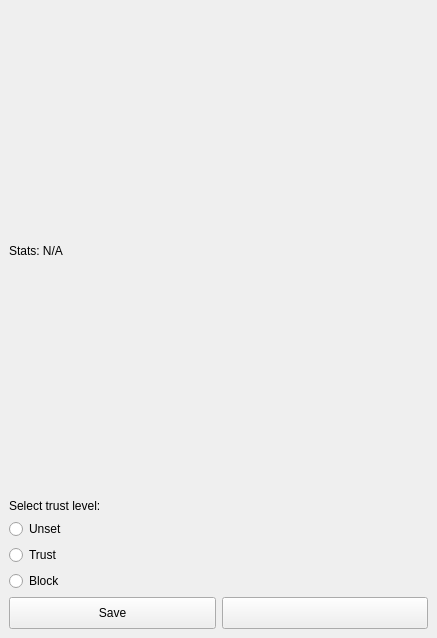
<?xml version="1.0" encoding="UTF-8"?>
<ui version="4.0">
 <class>PairingWizard</class>
 <widget class="QWidget" name="PairingWizard">
  <property name="geometry">
   <rect>
    <x>0</x>
    <y>0</y>
    <width>437</width>
    <height>638</height>
   </rect>
  </property>
  <property name="sizePolicy">
   <sizepolicy hsizetype="Minimum" vsizetype="Minimum">
    <horstretch>0</horstretch>
    <verstretch>0</verstretch>
   </sizepolicy>
  </property>
  <property name="windowTitle">
   <string>pairingWizard</string>
  </property>
  <layout class="QVBoxLayout" name="verticalLayout">
   <property name="spacing">
    <number>0</number>
   </property>
   <property name="leftMargin">
    <number>0</number>
   </property>
   <property name="topMargin">
    <number>0</number>
   </property>
   <property name="rightMargin">
    <number>0</number>
   </property>
   <property name="bottomMargin">
    <number>0</number>
   </property>
   <item>
    <widget class="QStackedWidget" name="stackedWidget">
     <property name="sizePolicy">
      <sizepolicy hsizetype="Minimum" vsizetype="Minimum">
       <horstretch>0</horstretch>
       <verstretch>0</verstretch>
      </sizepolicy>
     </property>
     <property name="currentIndex">
      <number>1</number>
     </property>
     <widget class="QWidget" name="pagePairWithPeers">
      <layout class="QVBoxLayout" name="verticalLayout_7">
       <item>
        <widget class="QLabel" name="labelBodyPair">
         <property name="sizePolicy">
          <sizepolicy hsizetype="Minimum" vsizetype="Minimum">
           <horstretch>0</horstretch>
           <verstretch>0</verstretch>
          </sizepolicy>
         </property>
         <property name="text">
          <string>&lt;html&gt;&lt;head/&gt;&lt;body&gt;&lt;p&gt;&lt;span style=&quot; font-size:xx-large; font-weight:600;&quot;&gt;Pair with [DEST]s&lt;/span&gt;&lt;/p&gt;&lt;p&gt;To pair this &lt;span style=&quot; font-weight:600;&quot;&gt;[SOURCE]&lt;/span&gt; with an &lt;span style=&quot; font-weight:600;&quot;&gt;[DEST]&lt;/span&gt;, please make sure the [DEST] is in pairing mode too.&lt;/p&gt;&lt;/body&gt;&lt;/html&gt;</string>
         </property>
         <property name="textFormat">
          <enum>Qt::RichText</enum>
         </property>
         <property name="wordWrap">
          <bool>true</bool>
         </property>
        </widget>
       </item>
       <item>
        <widget class="PortableIDWidget" name="widgetMyCertificate" native="true">
         <property name="sizePolicy">
          <sizepolicy hsizetype="Minimum" vsizetype="Minimum">
           <horstretch>0</horstretch>
           <verstretch>30</verstretch>
          </sizepolicy>
         </property>
        </widget>
       </item>
       <item>
        <layout class="QHBoxLayout" name="horizontalLayout_4">
         <item>
          <spacer name="horizontalSpacer_3">
           <property name="orientation">
            <enum>Qt::Horizontal</enum>
           </property>
           <property name="sizeHint" stdset="0">
            <size>
             <width>40</width>
             <height>20</height>
            </size>
           </property>
          </spacer>
         </item>
         <item>
          <widget class="QPushButton" name="pushButtonCameraPair">
           <property name="toolTip">
            <string>Use this to pair manually using camera/QR-code</string>
           </property>
           <property name="text">
            <string/>
           </property>
           <property name="icon">
            <iconset resource="../resources/icons.qrc">
             <normaloff>:/icons/qrcode.svg</normaloff>:/icons/qrcode.svg</iconset>
           </property>
          </widget>
         </item>
        </layout>
       </item>
       <item>
        <widget class="NetworkSettingsWidget" name="widgetNetworkSettings" native="true">
         <property name="sizePolicy">
          <sizepolicy hsizetype="Minimum" vsizetype="Minimum">
           <horstretch>0</horstretch>
           <verstretch>0</verstretch>
          </sizepolicy>
         </property>
        </widget>
       </item>
       <item>
        <widget class="QProgressBar" name="progressBarSearching">
         <property name="maximum">
          <number>0</number>
         </property>
         <property name="value">
          <number>0</number>
         </property>
        </widget>
       </item>
       <item>
        <widget class="QListView" name="listViewNodes">
         <property name="sizePolicy">
          <sizepolicy hsizetype="Expanding" vsizetype="Expanding">
           <horstretch>0</horstretch>
           <verstretch>70</verstretch>
          </sizepolicy>
         </property>
         <property name="horizontalScrollBarPolicy">
          <enum>Qt::ScrollBarAlwaysOff</enum>
         </property>
         <property name="editTriggers">
          <set>QAbstractItemView::NoEditTriggers</set>
         </property>
         <property name="showDropIndicator" stdset="0">
          <bool>false</bool>
         </property>
         <property name="dragDropMode">
          <enum>QAbstractItemView::DragOnly</enum>
         </property>
         <property name="alternatingRowColors">
          <bool>true</bool>
         </property>
         <property name="selectionBehavior">
          <enum>QAbstractItemView::SelectRows</enum>
         </property>
         <property name="textElideMode">
          <enum>Qt::ElideMiddle</enum>
         </property>
         <property name="movement">
          <enum>QListView::Snap</enum>
         </property>
        </widget>
       </item>
       <item>
        <widget class="QPushButton" name="pushButtonRefresh">
         <property name="text">
          <string>Refresh</string>
         </property>
        </widget>
       </item>
       <item>
        <widget class="QPushButton" name="pushButtonMaybeOnward">
         <property name="sizePolicy">
          <sizepolicy hsizetype="Minimum" vsizetype="Minimum">
           <horstretch>0</horstretch>
           <verstretch>0</verstretch>
          </sizepolicy>
         </property>
         <property name="text">
          <string>Onward &gt;&gt;</string>
         </property>
        </widget>
       </item>
      </layout>
     </widget>
     <widget class="QWidget" name="pagePeerDetail">
      <layout class="QVBoxLayout" name="verticalLayout_6">
       <item>
        <widget class="PortableIDWidget" name="widgetParticipantCertificate" native="true">
         <property name="sizePolicy">
          <sizepolicy hsizetype="Minimum" vsizetype="Expanding">
           <horstretch>0</horstretch>
           <verstretch>0</verstretch>
          </sizepolicy>
         </property>
        </widget>
       </item>
       <item>
        <widget class="QLabel" name="labelStats">
         <property name="text">
          <string>Stats: N/A</string>
         </property>
        </widget>
       </item>
       <item>
        <widget class="SvgWidget" name="widgetTrustLevel" native="true">
         <property name="sizePolicy">
          <sizepolicy hsizetype="Expanding" vsizetype="Expanding">
           <horstretch>0</horstretch>
           <verstretch>0</verstretch>
          </sizepolicy>
         </property>
         <property name="svgURL" stdset="0">
          <string>:/icons/block.svg</string>
         </property>
        </widget>
       </item>
       <item>
        <layout class="QVBoxLayout" name="verticalLayout_2">
         <item>
          <widget class="QLabel" name="label">
           <property name="text">
            <string>Select trust level:</string>
           </property>
          </widget>
         </item>
         <item>
          <widget class="QRadioButton" name="radioButtonTrustUnset">
           <property name="text">
            <string>Unset</string>
           </property>
           <attribute name="buttonGroup">
            <string notr="true">buttonGroupTrust</string>
           </attribute>
          </widget>
         </item>
         <item>
          <widget class="QRadioButton" name="radioButtonTrustSet">
           <property name="text">
            <string>Trust</string>
           </property>
           <attribute name="buttonGroup">
            <string notr="true">buttonGroupTrust</string>
           </attribute>
          </widget>
         </item>
         <item>
          <widget class="QRadioButton" name="radioButtonTrustBlock">
           <property name="text">
            <string>Block</string>
           </property>
           <attribute name="buttonGroup">
            <string notr="true">buttonGroupTrust</string>
           </attribute>
          </widget>
         </item>
        </layout>
       </item>
       <item>
        <layout class="QHBoxLayout" name="horizontalLayout">
         <item>
          <widget class="QPushButton" name="pushButtonSaveEdits">
           <property name="sizePolicy">
            <sizepolicy hsizetype="Minimum" vsizetype="Minimum">
             <horstretch>0</horstretch>
             <verstretch>0</verstretch>
            </sizepolicy>
           </property>
           <property name="minimumSize">
            <size>
             <width>32</width>
             <height>32</height>
            </size>
           </property>
           <property name="text">
            <string>Save</string>
           </property>
          </widget>
         </item>
         <item>
          <widget class="QPushButton" name="pushButtonRemove">
           <property name="minimumSize">
            <size>
             <width>32</width>
             <height>32</height>
            </size>
           </property>
           <property name="text">
            <string/>
           </property>
           <property name="icon">
            <iconset resource="../resources/icons.qrc">
             <normaloff>:/icons/trash.svg</normaloff>:/icons/trash.svg</iconset>
           </property>
          </widget>
         </item>
        </layout>
       </item>
      </layout>
     </widget>
     <widget class="QWidget" name="pageNoPeers">
      <layout class="QVBoxLayout" name="verticalLayout_10">
       <item>
        <layout class="QHBoxLayout" name="horizontalLayout_7">
         <item>
          <widget class="QStackedWidget" name="stackedWidgetNoMessage">
           <property name="currentIndex">
            <number>0</number>
           </property>
           <widget class="QWidget" name="pageNoMessageControl">
            <layout class="QVBoxLayout" name="verticalLayout_4">
             <property name="spacing">
              <number>0</number>
             </property>
             <property name="leftMargin">
              <number>0</number>
             </property>
             <property name="topMargin">
              <number>0</number>
             </property>
             <property name="rightMargin">
              <number>0</number>
             </property>
             <property name="bottomMargin">
              <number>0</number>
             </property>
             <item>
              <widget class="QLabel" name="labelBodyNoControl">
               <property name="sizePolicy">
                <sizepolicy hsizetype="Expanding" vsizetype="Minimum">
                 <horstretch>0</horstretch>
                 <verstretch>0</verstretch>
                </sizepolicy>
               </property>
               <property name="text">
                <string>&lt;html&gt;&lt;head/&gt;&lt;body&gt;&lt;p&gt;&lt;span style=&quot; font-size:xx-large; font-weight:600;&quot;&gt;No Agents&lt;/span&gt;&lt;/p&gt;&lt;p&gt;You may find that using your &lt;span style=&quot; font-weight:600;&quot;&gt;remote&lt;/span&gt; or &lt;span style=&quot; font-weight:600;&quot;&gt;hub&lt;/span&gt; without an agent to control can be unfulfilling. That is why we strongly encourage you to set up at least one &lt;span style=&quot; font-weight:600;&quot;&gt;agent&lt;/span&gt;.&lt;/p&gt;&lt;p&gt;You can set up your agents at any time and pair them with this control whenever you are ready.&lt;/p&gt;&lt;/body&gt;&lt;/html&gt;</string>
               </property>
               <property name="textFormat">
                <enum>Qt::RichText</enum>
               </property>
               <property name="wordWrap">
                <bool>true</bool>
               </property>
              </widget>
             </item>
            </layout>
           </widget>
           <widget class="QWidget" name="pageNoMessageAgent">
            <layout class="QVBoxLayout" name="verticalLayout_5">
             <property name="spacing">
              <number>0</number>
             </property>
             <property name="leftMargin">
              <number>0</number>
             </property>
             <property name="topMargin">
              <number>0</number>
             </property>
             <property name="rightMargin">
              <number>0</number>
             </property>
             <property name="bottomMargin">
              <number>0</number>
             </property>
             <item>
              <widget class="QLabel" name="labelBodyNoAgent">
               <property name="sizePolicy">
                <sizepolicy hsizetype="Expanding" vsizetype="Minimum">
                 <horstretch>0</horstretch>
                 <verstretch>0</verstretch>
                </sizepolicy>
               </property>
               <property name="text">
                <string>&lt;html&gt;&lt;head/&gt;&lt;body&gt;&lt;p&gt;&lt;span style=&quot; font-size:xx-large; font-weight:600;&quot;&gt;No Controls&lt;/span&gt;&lt;/p&gt;&lt;p&gt;You may find that using your agent without a &lt;span style=&quot; font-weight:600;&quot;&gt;remote&lt;/span&gt; or &lt;span style=&quot; font-weight:600;&quot;&gt;hub&lt;/span&gt; to control it can be unfulfilling. That is why we strongly encourage you to set up at least one &lt;span style=&quot; font-weight:600;&quot;&gt;control&lt;/span&gt;.&lt;/p&gt;&lt;p&gt;You can set up your controls at any time and pair it with this agent whenever you are ready.&lt;/p&gt;&lt;/body&gt;&lt;/html&gt;</string>
               </property>
               <property name="textFormat">
                <enum>Qt::RichText</enum>
               </property>
               <property name="wordWrap">
                <bool>true</bool>
               </property>
              </widget>
             </item>
            </layout>
           </widget>
          </widget>
         </item>
         <item>
          <widget class="QLabel" name="labelWarning">
           <property name="sizePolicy">
            <sizepolicy hsizetype="Minimum" vsizetype="Minimum">
             <horstretch>0</horstretch>
             <verstretch>0</verstretch>
            </sizepolicy>
           </property>
           <property name="toolTip">
            <string>This indicates that pairing using Zoo is enabled</string>
           </property>
           <property name="text">
            <string/>
           </property>
           <property name="pixmap">
            <pixmap resource="../resources/icons.qrc">:/icons/warning.svg</pixmap>
           </property>
          </widget>
         </item>
        </layout>
       </item>
       <item>
        <spacer name="verticalSpacer_12">
         <property name="orientation">
          <enum>Qt::Vertical</enum>
         </property>
         <property name="sizeHint" stdset="0">
          <size>
           <width>20</width>
           <height>391</height>
          </size>
         </property>
        </spacer>
       </item>
       <item>
        <widget class="QPushButton" name="pushButtonTryAgain">
         <property name="text">
          <string>&lt;&lt; Try pairing again</string>
         </property>
        </widget>
       </item>
       <item>
        <widget class="QPushButton" name="pushButtonDone">
         <property name="sizePolicy">
          <sizepolicy hsizetype="Minimum" vsizetype="Minimum">
           <horstretch>0</horstretch>
           <verstretch>0</verstretch>
          </sizepolicy>
         </property>
         <property name="text">
          <string>Done</string>
         </property>
        </widget>
       </item>
      </layout>
     </widget>
     <widget class="QWidget" name="pageCameraPairing">
      <layout class="QGridLayout" name="gridLayout">
       <property name="leftMargin">
        <number>0</number>
       </property>
       <property name="topMargin">
        <number>0</number>
       </property>
       <property name="rightMargin">
        <number>0</number>
       </property>
       <property name="bottomMargin">
        <number>0</number>
       </property>
       <property name="spacing">
        <number>0</number>
       </property>
       <item row="0" column="0">
        <widget class="CameraPairingWidget" name="widgetCameraPairing" native="true">
         <property name="sizePolicy">
          <sizepolicy hsizetype="Minimum" vsizetype="Expanding">
           <horstretch>0</horstretch>
           <verstretch>0</verstretch>
          </sizepolicy>
         </property>
        </widget>
       </item>
      </layout>
     </widget>
    </widget>
   </item>
  </layout>
 </widget>
 <customwidgets>
  <customwidget>
   <class>PortableIDWidget</class>
   <extends>QWidget</extends>
   <header>widgets/PortableIDWidget.hpp</header>
   <container>1</container>
  </customwidget>
  <customwidget>
   <class>NetworkSettingsWidget</class>
   <extends>QWidget</extends>
   <header>widgets/NetworkSettingsWidget.hpp</header>
   <container>1</container>
  </customwidget>
  <customwidget>
   <class>CameraPairingWidget</class>
   <extends>QWidget</extends>
   <header>widgets/CameraPairingWidget.hpp</header>
   <container>1</container>
  </customwidget>
  <customwidget>
   <class>SvgWidget</class>
   <extends>QWidget</extends>
   <header location="global">widgets/SvgWidget.hpp</header>
   <container>1</container>
  </customwidget>
 </customwidgets>
 <resources>
  <include location="../resources/icons.qrc"/>
  <include location="../resources/icons.qrc"/>
 </resources>
 <connections/>
 <buttongroups>
  <buttongroup name="buttonGroupTrust"/>
 </buttongroups>
</ui>
